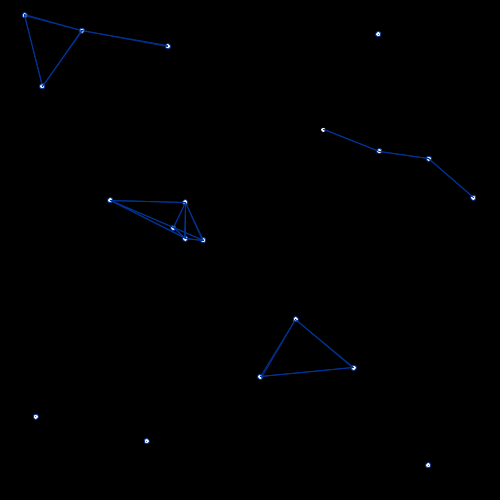
Frame 1 (no input)
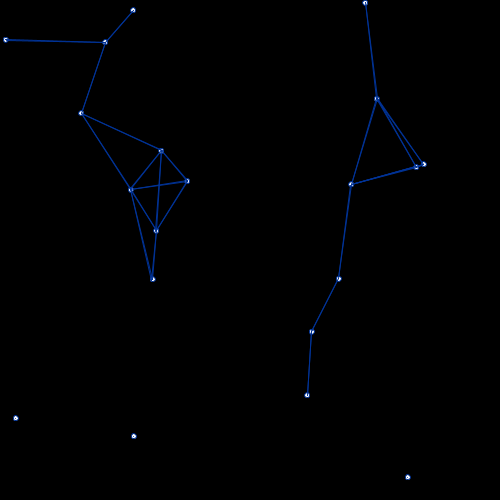
Frame 60 (the mouse pressed at the canvas centre just before this capture)
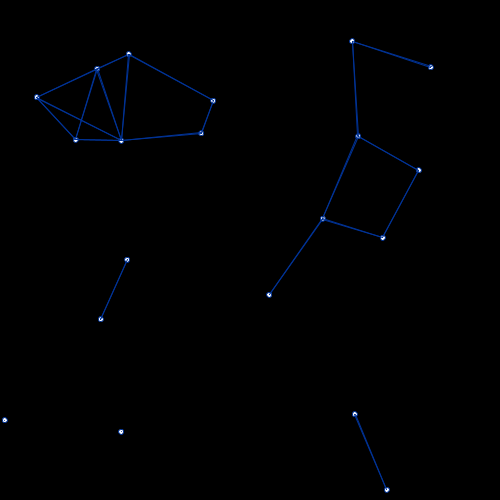
Frame 120 (the mouse held since frame 60 and released just before this capture)

The Processing sketch that drew these frames (run headless with seeded random() and noise(); from frame 60 on, the mouse is pressed at the canvas centre):

// Processing sketch: week03_5_stroke_array_size
// ── week03_5_stroke_array_size.pde
void setup(){
  size(500,500);
  for(int i=0;i<20;i++){
    x[i] = random(500);
    y[i] = random(500);
    dx[i] = random(-1,+1);//亂數往哪裡跑
    dy[i] = random(-1,+1);//亂數往哪裡跑
  }
}
float []x = new float[20];
float []y = new float[20];
float []dx = new float[20];
float []dy = new float[20];
void draw(){
  background(0);
  for(int i=0;i<20;i++){
    ellipse(x[i],y[i],5,5);
    for(int k=0;k<20;k++){
      stroke(0,50,150);
      if(dist(x[i],y[i],x[k],y[k])<100)
        line(x[i],y[i],x[k],y[k]);
    }
    x[i] += dx[i];
    y[i] += dy[i];
    if(x[i]<0 || x[i]>500) dx[i] = -dx[i];
    if(y[i]<0 || y[i]>500) dy[i] = -dy[i];
  }
}
